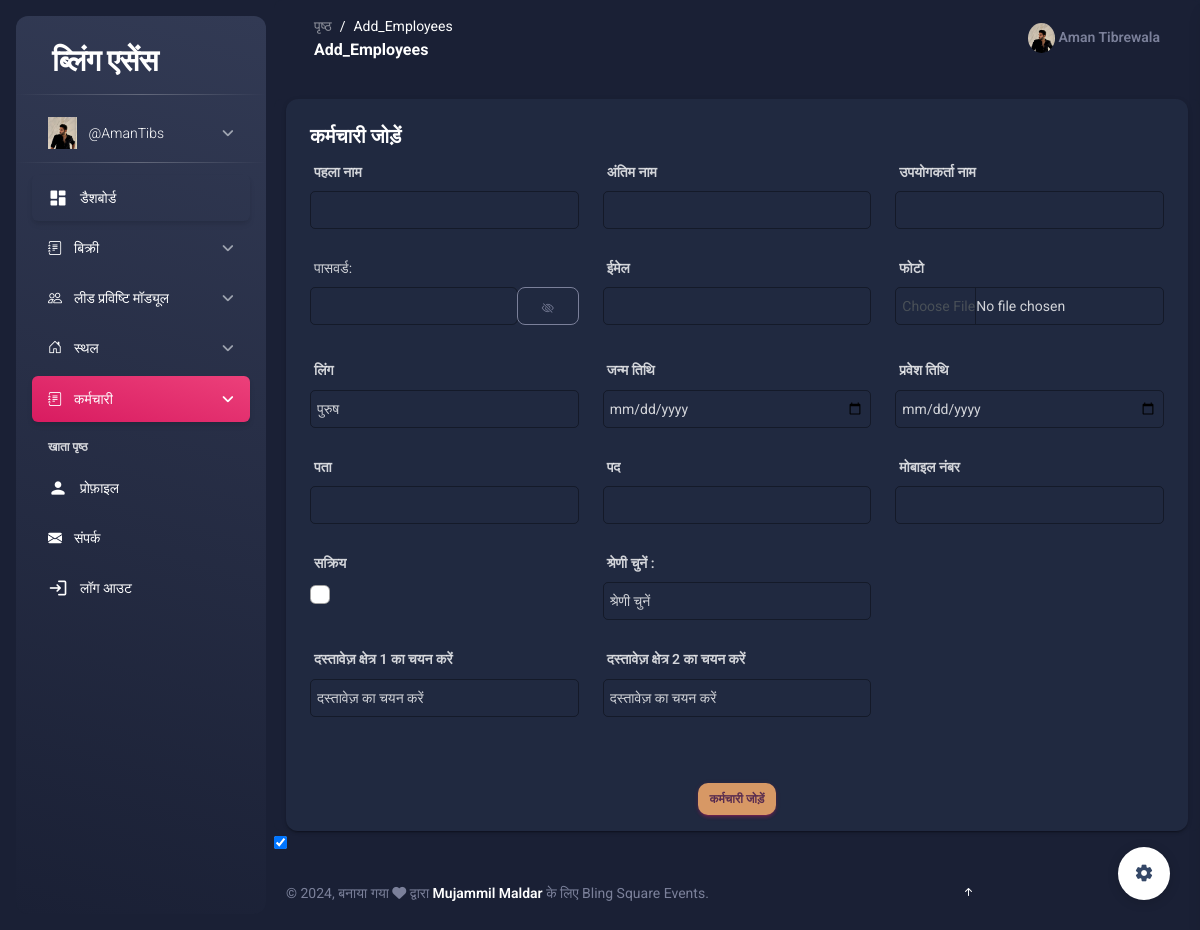
/Add_Employees/ (signed in), run on the app's committed database.
### dashboard/models.py (models this page shows, shortened)
class CustomUser(AbstractUser):
    GENDER_CHOICES = (
        ('male', 'Male'),
        ('female', 'Female'),
    )
    USER_ROLES = (
        ('employee', 'Employee'),
        ('admin', 'Admin'),
        ('hr', 'HR'),
        ('manager', 'Manager'),
        ('intern', 'Intern'),
    )
    category = models.CharField(max_length=20, choices=USER_ROLES, default='employee')
    photo = models.ImageField(upload_to='photos/')
    gender = models.CharField(max_length=6, choices=GENDER_CHOICES)
    dob = models.DateField(default=datetime.date.today)
    joiningdate = models.DateField(default=datetime.date.today)
    address = models.TextField()
    designation = models.CharField(max_length=100)
    mobileno = models.CharField(max_length=11, unique=True)
    active = models.BooleanField(default=True)  # Track active status
    last_activity = models.DateTimeField(auto_now=True)  # Track last activity timestamp

class UserSettings(models.Model):
    user = models.OneToOneField(CustomUser, on_delete=models.CASCADE)
    data_completion_percentage = models.PositiveIntegerField(default=0)
    selected_theme = models.CharField(max_length=20, choices=settings.THEME_CHOICES, default='light')

### dashboard/user/employee_views.py (the view, shortened to what this page needs)
# urls.py: path('Add_Employees/',views.add_employee),
@transaction.atomic
@login_required(login_url="/login")
def add_employee(request):
    return render(request, 'add_employee.html')

### middlewar/theme.py (called while the page is built)
    def __call__(self, request):
        response = self.get_response(request)
        if 'theme' in request.COOKIES:
            theme = request.COOKIES['theme']
            if theme == 'dark':
                response.set_cookie('theme', 'dark')
            else:
                response.set_cookie('theme', 'light')
        else:
            response.set_cookie('theme', 'light')
        return response

### template/add_employee.html (shortened to what this page needs)
{% extends 'base.html' %}
{% load i18n %}
{% block main %}
<main class="main-content position-relative max-height-vh-100 h-100 border-radius-lg">
    <div class="container mt-4">
        <div class="card">
            <div class="card-body">
                <h5 class="card-title">{% trans "Add Employee" %}</h5>
                <form method="post" enctype="multipart/form-data" class="needs-validation">
                    <div class="row">
                        <div class="col-md-4 mb-3">
                            <label for="first_name" class="form-label fw-bold">{% trans "First Name" %}</label>
                            <input type="text" name="first_name" id="first_name" class="form-control">
                        </div>
                        <div class="col-md-4 mb-3">
                            <label for="last_name" class="form-label fw-bold">{% trans "Last Name" %}</label>
                            <input type="text" name="last_name" id="last_name" class="form-control">
                        </div>
                        <div class="col-md-4 mb-3">
                            <label for="username" class="form-label fw-bold">{% trans "Username" %}</label>
                            <input type="text" name="username" id="username" class="form-control">
                        </div>
                        <div class="col-md-4 mb-3">
                            <label>{% trans "Password" %}:</label>
                <div class="input-group">
                    <input type="password" name="password" id="password" class="form-control">
                    <div class="input-group-append">
                        <button type="button" id="togglePassword" class="btn btn-outline-secondary">
                            <i class="bi bi-eye-slash"></i>
                        </button>
                    </div>
                </div>
                        </div>
                        <div class="col-md-4 mb-3">
                            <label for="email" class="form-label fw-bold">{% trans "Email" %}</label>
                            <input type="email" name="email" id="email" class="form-control">
                        </div>
                        <div class="col-md-4 mb-3">
                            <label for="photo" class="form-label fw-bold">{% trans "Photo" %}</label>
                            <input type="file" name="photo" id="photo" class="form-control">
                        </div>
                        <div class="col-md-4 mb-3">
                            <label for="gender" class="form-label fw-bold">{% trans "Gender" %}</label>
                            <select name="gender" id="gender" class="form-control">
                                <option value="male">{% trans "Male" %}</option>
                            </select>
                        </div>
                        <div class="col-md-4 mb-3">
                            <label for="dob" class="form-label fw-bold">{% trans "Date of Birth" %}</label>
                            <input type="date" name="dob" id="dob" class="form-control">
                        </div>
                        <div class="col-md-4 mb-3">
                            <label for="joiningdate" class="form-label fw-bold">{% trans "Joining Date" %}</label>
                            <input type="date" name="joiningdate" id="joiningdate" class="form-control">
                        </div>
                        <div class="col-md-4 mb-3">
                            <label for="address" class="form-label fw-bold">{% trans "Address" %}</label>
                            <input type="text" name="address" id="address" class="form-control">
                        </div>
                        <div class="col-md-4 mb-3">
                            <label for="designation" class="form-label fw-bold">{% trans "Designation" %}</label>
                            <input type="text" name="designation" id="designation" class="form-control">
                        </div>
                        <div class="col-md-4 mb-3">
                            <label for="mobileno" class="form-label fw-bold">{% trans "Mobile Number" %}</label>
                            <input type="text" name="mobileno" id="mobileno" class="form-control">
                        </div>
                        <div class="col-md-4 mb-3">
                            <label for="active" class="form-label fw-bold">{% trans "Active" %}</label>
                            <input type="checkbox" name="active" id="active" class="form-check-input">
                        </div>
                        <div class="col-md-4 mb-3">
                            <label for="category" class="form-label fw-bold">{% trans "Select Category" %} :</label>
                            <select name="category" id="category" class="form-control" required>
                                <option value="" disabled selected>{% trans "Select Category" %}</option>
                            </select>
                        </div>
                        </div>
                        <div class="row">
                            <div class="col-md-4 mb-3">
                                <label for="document_field_1" class="form-label fw-bold">{% trans "Select Document Field 1" %}</label>
                            <select name="document_field_1" id="document_field_1" class="form-control" required>
                                <option value="" disabled selected>{% trans "Select Document" %}</option>
                            </select>
                        </div>
                        <div class="col-md-4 mb-3">
                            <label for="document_field_2" class="form-label fw-bold">{% trans "Select Document Field 2" %}</label>
                            <select name="document_field_2" id="document_field_2" class="form-control" required>
                                <option value="" disabled selected>{% trans "Select Document" %}</option>
                            </select>
                        </div>
                    </div>
                    </div>
                    <div class="text-center mt-3">
                        <button type="submit" class="btn btn-primary">{% trans "Add Employee" %}</button>
                    </div>
            </div>
        </div>
</main>
{% endblock main %}

### template/base.html (shortened to what this page needs)
{% include 'header.html' %}
{% include 'aside.html' %}
{% load i18n %}
<main class="main-content position-relative max-height-vh-100 h-100 border-radius-lg ">
    <nav class="navbar navbar-main navbar-expand-lg px-0 mx-4 shadow-none border-radius-xl" id="navbarBlur" data-scroll="true">
      <div class="container-fluid py-1 px-3">
        <nav aria-label="breadcrumb">
          <ol class="breadcrumb bg-transparent mb-0 pb-0 pt-1 px-0 me-sm-6 me-5">
            <li class="breadcrumb-item text-sm"><a class="opacity-5 text-dark" href="javascript:;">{% trans "Pages" %}</a></li>
            <li class="breadcrumb-item text-sm text-dark active" aria-current="page">{{ request.path|cut:"/" }}</li>
          </ol>
          <h6 class="font-weight-bolder mb-0">{{ request.path|cut:"/" }}</h6>
        </nav>
        <div class="collapse navbar-collapse mt-sm-0 mt-2 me-md-0 me-sm-4" id="navbar">
          <ul class="navbar-nav  justify-content-end">
            <li class="nav-item d-flex align-items-center">
              <a href="/profile" class="nav-link text-body font-weight-bold px-0">
                <img src="{{request.user.photo.url}}" alt="" style="height: 30px;border-radius: 50%;">
                <span class="d-sm-inline d-none">{{request.user.first_name}} {{request.user.last_name}} </span>
              </a>
            </li>
          </ul>
        </div>
      </div>
    </nav>
{% block main %}
{% endblock main %}
{% include 'footer2.html' %}
{% include 'footer.html' %}

### template/aside.html (shortened to what this page needs)
{% load static %}
{% load i18n %}
<body class="g-sidenav-show bg-gray-200">
  <aside class="sidenav navbar navbar-vertical navbar-expand-xs border-0 border-radius-xl my-3 fixed-start ms-3 bg-gradient-dark" id="sidenav-main">
     <div class="sidenav-header">
    <a class="navbar-brand m-0" href="/home">
      <h3 class="ms-1 font-weight-bold text-white">{% trans "Bling Essence" %}</h3>
    </a>
  </div>
  <hr class="horizontal light mt-0 mb-2">
  <div class="collapse navbar-collapse  w-auto " id="sidenav-collapse-main">
    <ul class="navbar-nav">
      <li class="nav-item">
        <a class="nav-link collapsed" data-bs-target="#profile-nav" data-bs-toggle="collapse" href="#">
          <div class="text-white text-center me-2 font-weight-bold d-flex align-items-center justify-content-center">
            <img src="{{request.user.photo.url}}" class="navbar-brand-img h-100 width-1" alt="main_logo">
          </div>
          <span class="nav-link-text ms-1"> {{request.user.username}} </span>
        </a>
      </li>
    </ul>
      <ul class="navbar-nav">
        <hr class="horizontal light mt-0 mb-2">
        <li class="nav-item">
          <a class="nav-link text-white active {% if request.path == '/home' %}active bg-gradient-primary {% else %} bg-transparent {% endif %}" href="/home">
            <div class="text-white text-center me-2 d-flex align-items-center justify-content-center">
              <i class="material-icons opacity-10">dashboard</i>
            </div>
            <span class="nav-link-text ms-1">{% trans "Dashboard" %}</span>
          </a>
        </li>
      <ul class="navbar-nav">
        <li class="nav-item">
          <a class="nav-link collapsed " data-bs-target="#sales-nav" data-bs-toggle="collapse" href="#">
            <div class="text-white text-center me-2 font-weight-bold d-flex align-items-center justify-content-center">
                <i class="bi bi-journal-text"></i>
                </div>
                <span class="nav-link-text ms-1">{% trans "Sales" %}</span>
            </a>
        </li>
    </ul>
    <ul class="navbar-nav">
      <li class="nav-item">
          <a class="nav-link collapsed " data-bs-target="#lead-nav" data-bs-toggle="collapse" href="#">
              <div class="text-white text-center me-2 font-weight-bold d-flex align-items-center justify-content-center">
                <i class="bi bi-people"></i>
              </div>
              <span class="nav-link-text ms-1">{% trans "Lead Entry Module" %}</span>
          </a>
      </li>
  </ul>
  <ul class="navbar-nav">
    <li class="nav-item">
      <a class="nav-link collapsed {% if request.path == '/add_venue/' or request.path == '/venue_list/' %}active bg-gradient-primary{% endif %}" data-bs-target="#venue-nav" data-bs-toggle="collapse" href="#">
        <div class="text-white text-center me-2 font-weight-bold d-flex align-items-center justify-content-center">
          <i class="bi bi-house-door"></i>
        </div>
        <span class="nav-link-text ms-1">{% trans "Venue" %}</span>
      </a>
    </li>
  </ul>
  <ul class="navbar-nav">
    <li class="nav-item">
      <a class="nav-link collapsed {% if request.path == '/Add_Employees/' or request.path == '/Employee_List/' or request.path == '/employee_detail/<eid>' %}active bg-gradient-primary{% endif %}" data-bs-target="#staff-nav" data-bs-toggle="collapse" href="#">
        <div class="text-white text-center me-2 font-weight-bold d-flex align-items-center justify-content-center">
            <i class="bi bi-journal-text"></i>
            </div>
            <span class="nav-link-text ms-1">{% trans "Staff" %}</span>
        </a>
    </li>
</ul>
      <li class="nav-item mt-3">
        <h6 class="ps-4 ms-2 text-uppercase text-xs text-white font-weight-bolder opacity-8">{% trans "Account pages" %}</h6>
      </li>
      <li class="nav-item">
        <a class="nav-link text-white {% if request.path == '/profile/' %}active bg-gradient-primary {% else %} bg-transparent   {% endif %}" href="/profile">
          <div class="text-white text-center me-2 d-flex align-items-center justify-content-center">
            <i class="material-icons opacity-10">person</i>
          </div>
          <span class="nav-link-text ms-1">{% trans "Profile" %}</span>
        </a>
      </li>
      <li class="nav-item">
        <a class="nav-link text-white {% if request.path == '/problemreport/' %}active bg-gradient-primary {% else %} bg-transparent   {% endif %}" href="/problemreport/">
          <div class="text-white text-center me-2 d-flex align-items-center justify-content-center">
            <i class="bi bi-envelope-fill"></i>
          </div>
          <span class="nav-link-text ms-1">{% trans "Contact" %}</span>
        </a>
      </li>
      <li class="nav-item">
        <a class="nav-link text-white " href="/logout">
          <div class="text-white text-center me-2 d-flex align-items-center justify-content-center">
            <i class="material-icons opacity-10">login</i>
          </div>
          <span class="nav-link-text ms-1">{% trans "Logout" %}</span>
        </a>
      </li>
    </ul>
  </div>
</aside>

### template/footer2.html (shortened to what this page needs)
<div class="fixed-plugin">
  <a class="fixed-plugin-button text-dark position-fixed px-3 py-2">
    <i class="material-icons py-2">settings</i>
  </a>
</div>
<input type="checkbox" id="theme-toggle" {% if request.session.theme == 'dark' %}checked{% endif %}>

### template/add_employee.html (style rules this page uses)
.form-label { display: inline-block; width: 100%; text-align: left; margin-right: 20px; }
.form-control { width: 100%; }
.btn-primary { background-color: #D79865; color: #582C4F; border-color: #D79865; font-weight: bold; border-radius: 10px; padding: 6px 12px; transition: all 0.3s ease; }
.col-md-4 input, .col-md-4 select { padding: 6px; border: 0.02px solid rgba(0, 0, 0, 0.37); }
.form-control { width: 100%; padding: 10px; border: 1px solid #ced4da; border-radius: 5px; box-sizing: border-box; margin-bottom: 10px; }
form i { height: 10px; cursor: pointer; }
input[type="password"], button#togglePassword { height: 38px; }

### data on the page
CustomUser: user.photo (picture), user.username "@AmanTibs", user.first_name "Aman", user.last_name "Tibrewala"
UserSettings: selected_theme "☑"

### other printed values
{{ request.path|cut:"/" }} "Add_Employees"
